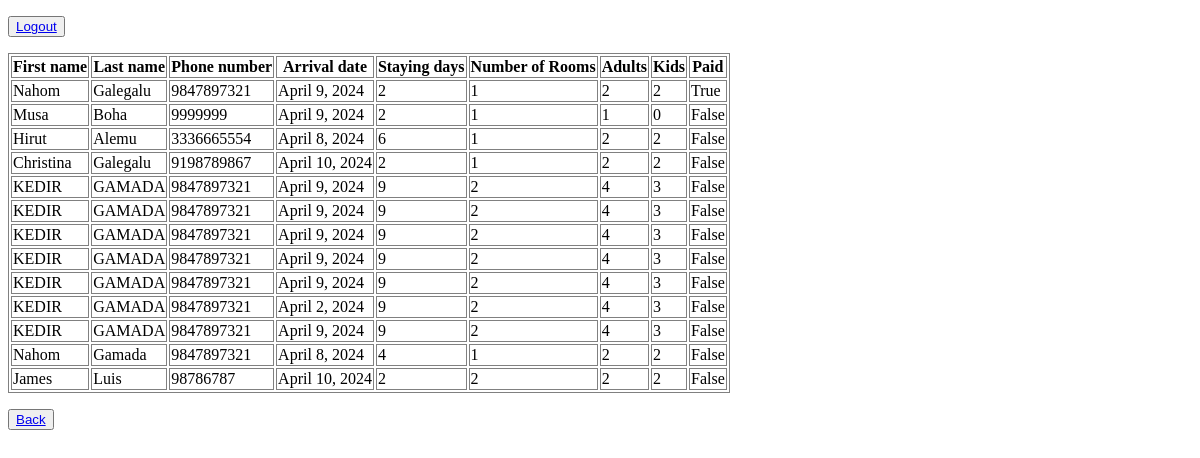
Page /lexihotel/check_reservation on the earlier database version.
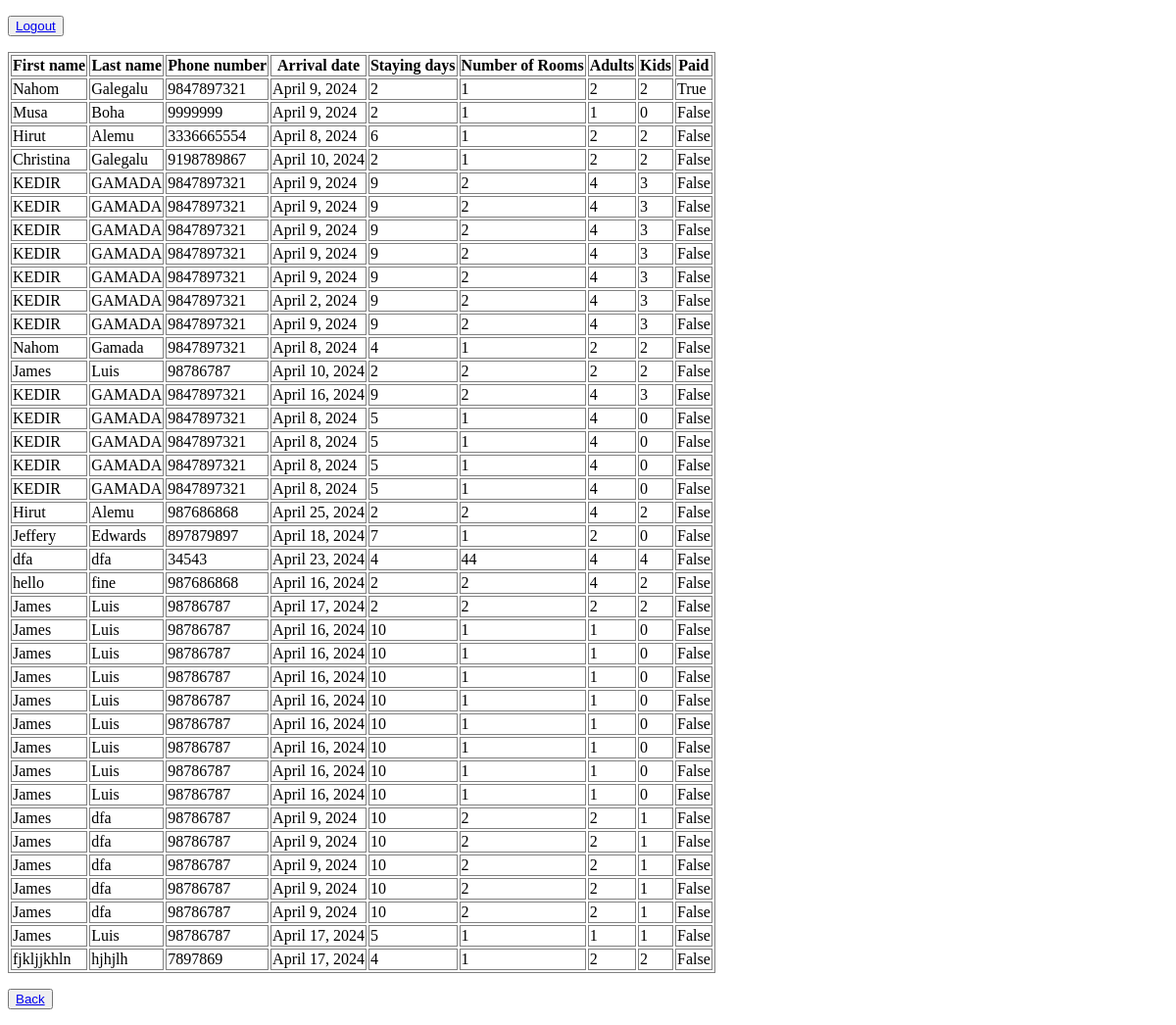
Same page on the later database version.
### accomodation/models.py (models this page shows, shortened)
class Booking(models.Model):
    first_name = models.CharField(max_length=250)
    last_name = models.CharField(max_length=250)
    email = models.EmailField()
    phone = models.IntegerField()
    arrival_date =  models.DateField()
    num_of_days =  models.IntegerField()
    number_of_rooms = models.IntegerField()
    number_of_adults = models.IntegerField()
    number_of_kids = models.IntegerField()
    paid = models.BooleanField(default=False)

### accomodation/views.py (the view)
# urls.py: path('lexihotel/check_reservation', views.check_reservation, name='check_reservation'),
def check_reservation(request):
    booking = Booking.objects.all().values()
    return render(request, 'accomodation/showcustomers.html', {'booking':booking})

### accomodation/templates/accomodation/showcustomers.html (shortened to what this page needs)
<!DOCTYPE html>
<html>
    <head>
    </head>
    <body>
        <p id="button"><button type="button"> <a href="logout">Logout</a></button></p>
        <table >
            <tr>
                <th>First name</th>
                <th>Last name</th>
                <th>Phone number</th>
                <th>Arrival date</th>
                <th>Staying days</th>
                <th>Number of Rooms</th>
                <th>Adults</th>
                <th>Kids</th>
                <th>Paid</th>
            </tr>
            {%for customer in booking %}
            <tr>
                <td>{{customer.first_name}}</td>
                <td>{{customer.last_name}}</td>
                <td>{{customer.phone}}</td>
                <td> {{customer.arrival_date}}</td>
                <td>{{customer.num_of_days}}</td>
                <td> {{customer.number_of_rooms}}</td>
                <td> {{customer.number_of_adults}} </td>
                <td>{{customer.number_of_kids}} </td>
                <td>{{customer.paid}}</td>
            </tr>
            {% endfor %}
        </table>
        <p id="button"><button type="button"> <a href="/lexihotel/">Back</a></button></p>
    </body>
</html>

### accomodation/templates/accomodation/showcustomers.html (style rules this page uses)
table, th, td { border:1px solid gray; }

Differences in the rows shown:
added Booking: first_name "KEDIR", last_name "GAMADA", phone "9847897321", arrival_date "April 16, 2024", num_of_days "9", number_of_rooms "2", number_of_adults "4", number_of_kids "3", paid "False"
added Booking: first_name "KEDIR", last_name "GAMADA", phone "9847897321", arrival_date "April 8, 2024", num_of_days "5", number_of_rooms "1", number_of_adults "4", number_of_kids "0", paid "False"
added Booking: first_name "KEDIR", last_name "GAMADA", phone "9847897321", arrival_date "April 8, 2024", num_of_days "5", number_of_rooms "1", number_of_adults "4", number_of_kids "0", paid "False"
added Booking: first_name "KEDIR", last_name "GAMADA", phone "9847897321", arrival_date "April 8, 2024", num_of_days "5", number_of_rooms "1", number_of_adults "4", number_of_kids "0", paid "False"
added Booking: first_name "KEDIR", last_name "GAMADA", phone "9847897321", arrival_date "April 8, 2024", num_of_days "5", number_of_rooms "1", number_of_adults "4", number_of_kids "0", paid "False"
added Booking: first_name "Hirut", last_name "Alemu", phone "987686868", arrival_date "April 25, 2024", num_of_days "2", number_of_rooms "2", number_of_adults "4", number_of_kids "2", paid "False"
added Booking: first_name "Jeffery", last_name "Edwards", phone "897879897", arrival_date "April 18, 2024", num_of_days "7", number_of_rooms "1", number_of_adults "2", number_of_kids "0", paid "False"
added Booking: first_name "dfa", last_name "dfa", phone "34543", arrival_date "April 23, 2024", num_of_days "4", number_of_rooms "44", number_of_adults "4", number_of_kids "4", paid "False"
added Booking: first_name "hello", last_name "fine", phone "987686868", arrival_date "April 16, 2024", num_of_days "2", number_of_rooms "2", number_of_adults "4", number_of_kids "2", paid "False"
added Booking: first_name "James", last_name "Luis", phone "98786787", arrival_date "April 17, 2024", num_of_days "2", number_of_rooms "2", number_of_adults "2", number_of_kids "2", paid "False"
added Booking: first_name "James", last_name "Luis", phone "98786787", arrival_date "April 16, 2024", num_of_days "10", number_of_rooms "1", number_of_adults "1", number_of_kids "0", paid "False"
added Booking: first_name "James", last_name "Luis", phone "98786787", arrival_date "April 16, 2024", num_of_days "10", number_of_rooms "1", number_of_adults "1", number_of_kids "0", paid "False"
added Booking: first_name "James", last_name "Luis", phone "98786787", arrival_date "April 16, 2024", num_of_days "10", number_of_rooms "1", number_of_adults "1", number_of_kids "0", paid "False"
added Booking: first_name "James", last_name "Luis", phone "98786787", arrival_date "April 16, 2024", num_of_days "10", number_of_rooms "1", number_of_adults "1", number_of_kids "0", paid "False"
added Booking: first_name "James", last_name "Luis", phone "98786787", arrival_date "April 16, 2024", num_of_days "10", number_of_rooms "1", number_of_adults "1", number_of_kids "0", paid "False"
added Booking: first_name "James", last_name "Luis", phone "98786787", arrival_date "April 16, 2024", num_of_days "10", number_of_rooms "1", number_of_adults "1", number_of_kids "0", paid "False"
added Booking: first_name "James", last_name "Luis", phone "98786787", arrival_date "April 16, 2024", num_of_days "10", number_of_rooms "1", number_of_adults "1", number_of_kids "0", paid "False"
added Booking: first_name "James", last_name "Luis", phone "98786787", arrival_date "April 16, 2024", num_of_days "10", number_of_rooms "1", number_of_adults "1", number_of_kids "0", paid "False"
added Booking: first_name "James", last_name "dfa", phone "98786787", arrival_date "April 9, 2024", num_of_days "10", number_of_rooms "2", number_of_adults "2", number_of_kids "1", paid "False"
added Booking: first_name "James", last_name "dfa", phone "98786787", arrival_date "April 9, 2024", num_of_days "10", number_of_rooms "2", number_of_adults "2", number_of_kids "1", paid "False"
added Booking: first_name "James", last_name "dfa", phone "98786787", arrival_date "April 9, 2024", num_of_days "10", number_of_rooms "2", number_of_adults "2", number_of_kids "1", paid "False"
added Booking: first_name "James", last_name "dfa", phone "98786787", arrival_date "April 9, 2024", num_of_days "10", number_of_rooms "2", number_of_adults "2", number_of_kids "1", paid "False"
added Booking: first_name "James", last_name "dfa", phone "98786787", arrival_date "April 9, 2024", num_of_days "10", number_of_rooms "2", number_of_adults "2", number_of_kids "1", paid "False"
added Booking: first_name "James", last_name "Luis", phone "98786787", arrival_date "April 17, 2024", num_of_days "5", number_of_rooms "1", number_of_adults "1", number_of_kids "1", paid "False"
added Booking: first_name "fjkljjkhln", last_name "hjhjlh", phone "7897869", arrival_date "April 17, 2024", num_of_days "4", number_of_rooms "1", number_of_adults "2", number_of_kids "2", paid "False"
